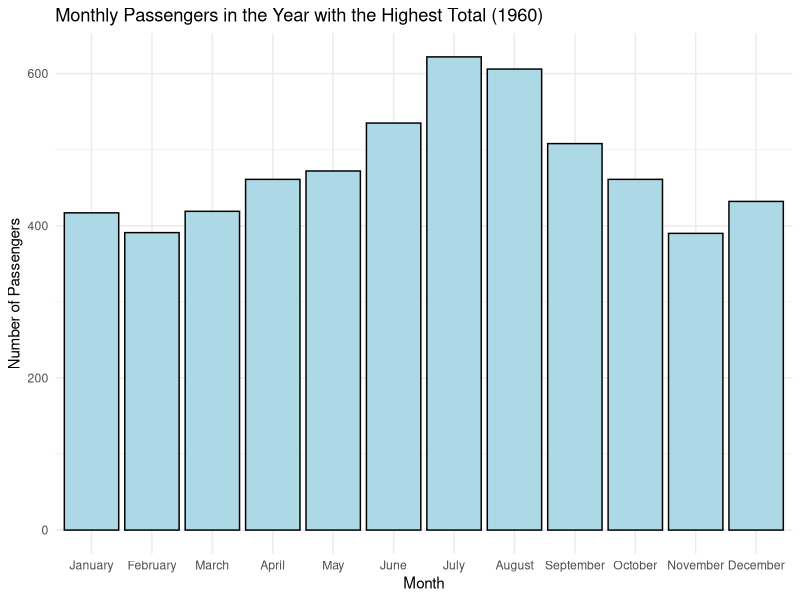

Write the R code that produced this figure.
## ---- chunk 1
#Working on the dataset of the passengers for flight from the year 1949 to 1960 
dts = (AirPassengers)
## ---- chunk 2
# Plotting the histogram to understand the trend in which month 
# and which year were the highest number of passengers was observed
# Load necessary packages
library(dplyr)
library(ggplot2)

#Since it is a time series data we need to convert into a dataframe

df <- data.frame(
  year = rep(1949:1960, each = 12), #for all the years mentioned
  month = rep(1:12, times = 12), #and the months for that year
  passengers = as.numeric(dts) 
)

annual_passengers <- df %>% #Now grouping them in annually based on year
  group_by(year) %>%
  summarise(total_passengers = sum(passengers)) #and finding the sum of this accordingly

# Printing the annual passengers data frame
print(annual_passengers)
## ---- chunk 3
# As observed, now filtering the data for the year with the highest total passengers
max_year <- 1960
max_year_data <- df %>% filter(year == max_year)
# Converting the month numbers to month names in the max_year_data data frame
max_year_data$month <- factor(max_year_data$month, levels = 1:12, labels = month.name)

# Accordingly creating a histogram of the monthly passenger counts for the year with the highest total
ggplot(max_year_data, aes(x = month, y = passengers)) +
  geom_col(fill = "lightblue", color = "black") +
  labs(title = paste("Monthly Passengers in the Year with the Highest Total (", max_year, ")", sep = ""),
       x = "Month",
       y = "Number of Passengers") +
  theme_minimal()
